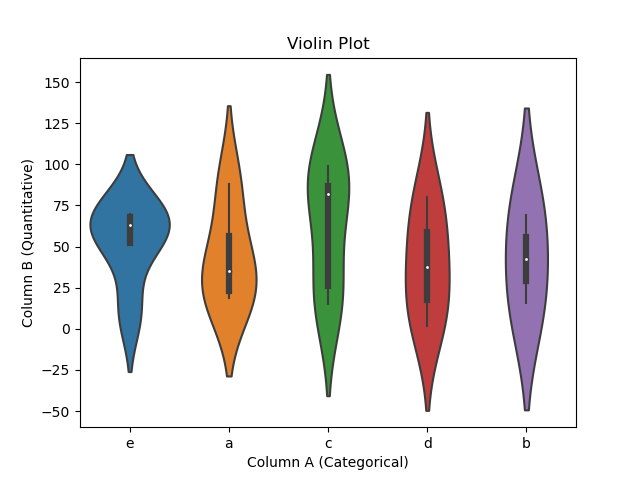

Write the Python code that produced this figure.
import pandas as pd
import seaborn as sns
import matplotlib.pyplot as plt

# Read the CSV file into a DataFrame
df = pd.read_csv('myfileDotPlot.csv')

# Create the Violin plot
sns.violinplot(x='A', y='B', data=df)

# Customize the plot
plt.title('Violin Plot')
plt.xlabel('Column A (Categorical)')
plt.ylabel('Column B (Quantitative)')

# Display the plot
plt.show()
